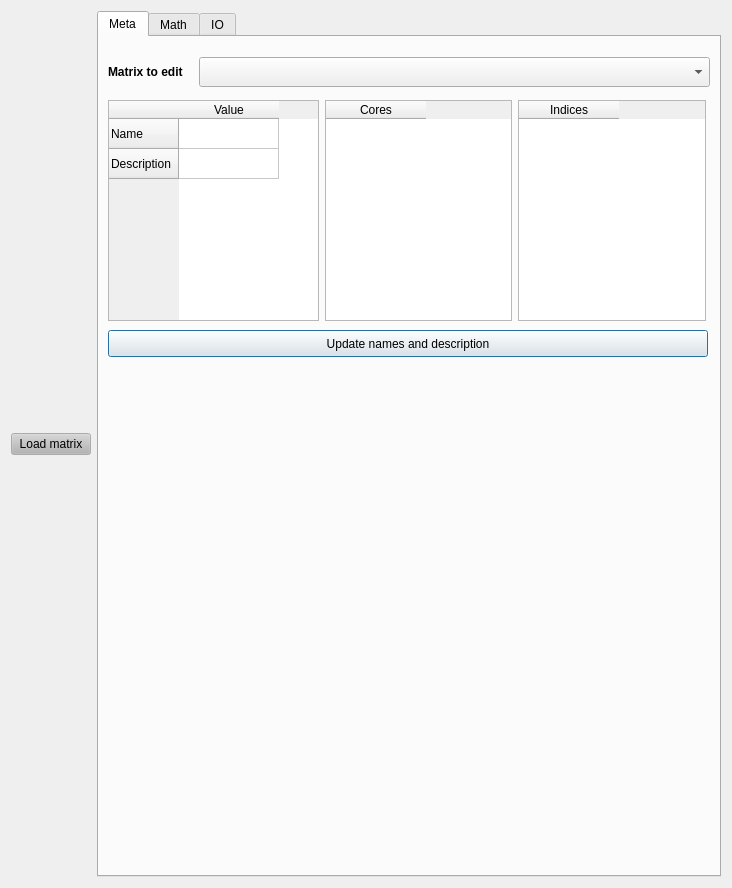
<?xml version="1.0" encoding="UTF-8"?>
<ui version="4.0">
 <class>data_viewer</class>
 <widget class="QDialog" name="data_viewer">
  <property name="windowModality">
   <enum>Qt::NonModal</enum>
  </property>
  <property name="geometry">
   <rect>
    <x>0</x>
    <y>0</y>
    <width>732</width>
    <height>888</height>
   </rect>
  </property>
  <property name="minimumSize">
   <size>
    <width>732</width>
    <height>478</height>
   </size>
  </property>
  <property name="maximumSize">
   <size>
    <width>6000</width>
    <height>3000</height>
   </size>
  </property>
  <property name="font">
   <font>
    <pointsize>9</pointsize>
   </font>
  </property>
  <property name="windowTitle">
   <string>AequilibraE  -  Matrix utilities</string>
  </property>
  <property name="windowIcon">
   <iconset>
    <normaloff>../icon.png</normaloff>../icon.png</iconset>
  </property>
  <property name="modal">
   <bool>false</bool>
  </property>
  <layout class="QGridLayout" name="gridLayout">
   <item row="0" column="1">
    <layout class="QGridLayout" name="gridLayout_2">
     <item row="0" column="0">
      <widget class="QTabWidget" name="matrix_tabs">
       <property name="enabled">
        <bool>true</bool>
       </property>
       <property name="currentIndex">
        <number>0</number>
       </property>
       <widget class="QWidget" name="tab">
        <attribute name="title">
         <string>Meta</string>
        </attribute>
        <widget class="QLabel" name="label_3">
         <property name="geometry">
          <rect>
           <x>9</x>
           <y>26</y>
           <width>91</width>
           <height>17</height>
          </rect>
         </property>
         <property name="font">
          <font>
           <weight>75</weight>
           <bold>true</bold>
          </font>
         </property>
         <property name="text">
          <string>Matrix to edit</string>
         </property>
        </widget>
        <widget class="QTableWidget" name="table_name_description">
         <property name="geometry">
          <rect>
           <x>9</x>
           <y>63</y>
           <width>211</width>
           <height>221</height>
          </rect>
         </property>
         <row>
          <property name="text">
           <string>Name</string>
          </property>
         </row>
         <row>
          <property name="text">
           <string>Description</string>
          </property>
         </row>
         <column>
          <property name="text">
           <string>Value</string>
          </property>
         </column>
        </widget>
        <widget class="QTableWidget" name="table_cores">
         <property name="geometry">
          <rect>
           <x>226</x>
           <y>63</y>
           <width>187</width>
           <height>221</height>
          </rect>
         </property>
         <column>
          <property name="text">
           <string>Cores</string>
          </property>
         </column>
        </widget>
        <widget class="QTableWidget" name="table_indices">
         <property name="geometry">
          <rect>
           <x>419</x>
           <y>63</y>
           <width>188</width>
           <height>221</height>
          </rect>
         </property>
         <column>
          <property name="text">
           <string>Indices</string>
          </property>
         </column>
        </widget>
        <widget class="QComboBox" name="cob_matrix_editable">
         <property name="geometry">
          <rect>
           <x>100</x>
           <y>20</y>
           <width>511</width>
           <height>30</height>
          </rect>
         </property>
         <property name="minimumSize">
          <size>
           <width>211</width>
           <height>30</height>
          </size>
         </property>
         <property name="maximumSize">
          <size>
           <width>2110</width>
           <height>30</height>
          </size>
         </property>
        </widget>
        <widget class="QPushButton" name="but_update_names">
         <property name="geometry">
          <rect>
           <x>9</x>
           <y>293</y>
           <width>600</width>
           <height>27</height>
          </rect>
         </property>
         <property name="text">
          <string>Update names and description</string>
         </property>
        </widget>
        <zorder>label_3</zorder>
        <zorder>table_name_description</zorder>
        <zorder>table_cores</zorder>
        <zorder>table_indices</zorder>
        <zorder>cob_matrix_editable</zorder>
        <zorder>frame</zorder>
        <zorder>but_update_names</zorder>
       </widget>
       <widget class="QWidget" name="tab_5">
        <attribute name="title">
         <string>Math</string>
        </attribute>
        <widget class="QFrame" name="frame_math_simple_1">
         <property name="geometry">
          <rect>
           <x>10</x>
           <y>100</y>
           <width>581</width>
           <height>131</height>
          </rect>
         </property>
         <property name="frameShape">
          <enum>QFrame::WinPanel</enum>
         </property>
         <property name="frameShadow">
          <enum>QFrame::Raised</enum>
         </property>
         <widget class="QGroupBox" name="groupBox">
          <property name="geometry">
           <rect>
            <x>10</x>
            <y>60</y>
            <width>311</width>
            <height>71</height>
           </rect>
          </property>
          <property name="title">
           <string>Fill</string>
          </property>
          <layout class="QHBoxLayout" name="horizontalLayout_3">
           <item>
            <widget class="QRadioButton" name="rdo_fill_diag">
             <property name="text">
              <string>Diagonal</string>
             </property>
             <property name="checked">
              <bool>true</bool>
             </property>
            </widget>
           </item>
           <item>
            <widget class="QRadioButton" name="rdo_fill_all">
             <property name="text">
              <string>All cells</string>
             </property>
             <property name="checked">
              <bool>false</bool>
             </property>
            </widget>
           </item>
           <item>
            <widget class="QRadioButton" name="rdo_fill_selected">
             <property name="enabled">
              <bool>false</bool>
             </property>
             <property name="text">
              <string>Selected cells</string>
             </property>
             <property name="checked">
              <bool>false</bool>
             </property>
            </widget>
           </item>
          </layout>
         </widget>
         <widget class="QGroupBox" name="groupBox_2">
          <property name="geometry">
           <rect>
            <x>10</x>
            <y>10</y>
            <width>561</width>
            <height>51</height>
           </rect>
          </property>
          <property name="title">
           <string>By</string>
          </property>
          <layout class="QHBoxLayout" name="horizontalLayout_4">
           <item>
            <widget class="QRadioButton" name="rdo_fill_fill">
             <property name="text">
              <string>Filling</string>
             </property>
             <property name="checked">
              <bool>true</bool>
             </property>
            </widget>
           </item>
           <item>
            <widget class="QRadioButton" name="rdo_fill_clear">
             <property name="text">
              <string>Clearing</string>
             </property>
             <property name="checked">
              <bool>false</bool>
             </property>
            </widget>
           </item>
           <item>
            <widget class="QRadioButton" name="rdo_fill_add">
             <property name="text">
              <string>Adding</string>
             </property>
             <property name="checked">
              <bool>false</bool>
             </property>
            </widget>
           </item>
           <item>
            <widget class="QRadioButton" name="rdo_fill_subtract">
             <property name="text">
              <string>Subtracting</string>
             </property>
             <property name="checked">
              <bool>false</bool>
             </property>
            </widget>
           </item>
           <item>
            <widget class="QRadioButton" name="rdo_fill_multiply">
             <property name="text">
              <string>Multiplying</string>
             </property>
             <property name="checked">
              <bool>false</bool>
             </property>
            </widget>
           </item>
           <item>
            <widget class="QRadioButton" name="rdo_fill_divide">
             <property name="text">
              <string>Dividing</string>
             </property>
             <property name="checked">
              <bool>false</bool>
             </property>
            </widget>
           </item>
          </layout>
         </widget>
         <widget class="QGroupBox" name="groupBox_4">
          <property name="geometry">
           <rect>
            <x>320</x>
            <y>60</y>
            <width>251</width>
            <height>71</height>
           </rect>
          </property>
          <property name="title">
           <string>With</string>
          </property>
          <layout class="QHBoxLayout" name="horizontalLayout_6">
           <item>
            <widget class="QDoubleSpinBox" name="doubleSpinBox"/>
           </item>
           <item>
            <widget class="QPushButton" name="fill_value">
             <property name="text">
              <string>Fill matrix</string>
             </property>
            </widget>
           </item>
          </layout>
         </widget>
        </widget>
        <widget class="QLabel" name="label_7">
         <property name="geometry">
          <rect>
           <x>9</x>
           <y>15</y>
           <width>71</width>
           <height>17</height>
          </rect>
         </property>
         <property name="font">
          <font>
           <weight>75</weight>
           <bold>true</bold>
          </font>
         </property>
         <property name="text">
          <string>Results on</string>
         </property>
        </widget>
        <widget class="QLabel" name="label_8">
         <property name="geometry">
          <rect>
           <x>330</x>
           <y>15</y>
           <width>71</width>
           <height>17</height>
          </rect>
         </property>
         <property name="font">
          <font>
           <weight>75</weight>
           <bold>true</bold>
          </font>
         </property>
         <property name="text">
          <string>Core</string>
         </property>
        </widget>
        <widget class="QComboBox" name="cob_math_target_matrix">
         <property name="geometry">
          <rect>
           <x>76</x>
           <y>9</y>
           <width>221</width>
           <height>30</height>
          </rect>
         </property>
        </widget>
        <widget class="QComboBox" name="cob_math_target_core">
         <property name="geometry">
          <rect>
           <x>364</x>
           <y>9</y>
           <width>241</width>
           <height>30</height>
          </rect>
         </property>
        </widget>
        <widget class="QFrame" name="frame_math_simple_2">
         <property name="geometry">
          <rect>
           <x>10</x>
           <y>240</y>
           <width>581</width>
           <height>171</height>
          </rect>
         </property>
         <property name="frameShape">
          <enum>QFrame::WinPanel</enum>
         </property>
         <property name="frameShadow">
          <enum>QFrame::Raised</enum>
         </property>
         <widget class="QGroupBox" name="groupBox_5">
          <property name="geometry">
           <rect>
            <x>10</x>
            <y>90</y>
            <width>311</width>
            <height>71</height>
           </rect>
          </property>
          <property name="title">
           <string>Fill</string>
          </property>
          <layout class="QHBoxLayout" name="horizontalLayout_7">
           <item>
            <widget class="QRadioButton" name="rdo_fill_diag_2">
             <property name="text">
              <string>Diagonal</string>
             </property>
             <property name="checked">
              <bool>true</bool>
             </property>
            </widget>
           </item>
           <item>
            <widget class="QRadioButton" name="rdo_fill_all_2">
             <property name="text">
              <string>All cells</string>
             </property>
             <property name="checked">
              <bool>false</bool>
             </property>
            </widget>
           </item>
           <item>
            <widget class="QRadioButton" name="rdo_fill_selected_2">
             <property name="enabled">
              <bool>false</bool>
             </property>
             <property name="text">
              <string>Selected cells</string>
             </property>
             <property name="checked">
              <bool>false</bool>
             </property>
            </widget>
           </item>
          </layout>
         </widget>
         <widget class="QGroupBox" name="groupBox_6">
          <property name="geometry">
           <rect>
            <x>10</x>
            <y>10</y>
            <width>539</width>
            <height>91</height>
           </rect>
          </property>
          <property name="title">
           <string>Operator</string>
          </property>
          <layout class="QGridLayout" name="gridLayout_5">
           <item row="1" column="6">
            <widget class="QRadioButton" name="rdo_fill_cosine">
             <property name="text">
              <string>Cosine</string>
             </property>
             <property name="checked">
              <bool>false</bool>
             </property>
            </widget>
           </item>
           <item row="0" column="6">
            <widget class="QRadioButton" name="rdo_fill_sine">
             <property name="text">
              <string>Sine</string>
             </property>
             <property name="checked">
              <bool>false</bool>
             </property>
            </widget>
           </item>
           <item row="0" column="0">
            <widget class="QRadioButton" name="rdo_fill_sqrt">
             <property name="text">
              <string>Sqroot</string>
             </property>
             <property name="checked">
              <bool>false</bool>
             </property>
            </widget>
           </item>
           <item row="0" column="2">
            <widget class="QRadioButton" name="rdo_fill_expo">
             <property name="text">
              <string>Exponential</string>
             </property>
             <property name="checked">
              <bool>false</bool>
             </property>
            </widget>
           </item>
           <item row="0" column="7">
            <widget class="QRadioButton" name="rdo_fill_tangent">
             <property name="text">
              <string>Tangent</string>
             </property>
             <property name="checked">
              <bool>false</bool>
             </property>
            </widget>
           </item>
           <item row="1" column="2">
            <widget class="QRadioButton" name="rdo_fill_inverse">
             <property name="text">
              <string>Inverse</string>
             </property>
             <property name="checked">
              <bool>false</bool>
             </property>
            </widget>
           </item>
           <item row="1" column="7">
            <widget class="QRadioButton" name="rdo_fill_factorial">
             <property name="text">
              <string>Factorial</string>
             </property>
             <property name="checked">
              <bool>false</bool>
             </property>
            </widget>
           </item>
           <item row="1" column="3">
            <widget class="QRadioButton" name="rdo_fill_inverse_2">
             <property name="text">
              <string>Module</string>
             </property>
             <property name="checked">
              <bool>false</bool>
             </property>
            </widget>
           </item>
           <item row="0" column="3">
            <widget class="QRadioButton" name="rdo_fill_ln">
             <property name="text">
              <string>ln</string>
             </property>
             <property name="checked">
              <bool>false</bool>
             </property>
            </widget>
           </item>
           <item row="1" column="0">
            <widget class="QRadioButton" name="rdo_fill_squared">
             <property name="text">
              <string>Squared</string>
             </property>
             <property name="checked">
              <bool>false</bool>
             </property>
            </widget>
           </item>
          </layout>
         </widget>
         <widget class="QPushButton" name="fill_operation">
          <property name="geometry">
           <rect>
            <x>340</x>
            <y>117</y>
            <width>225</width>
            <height>27</height>
           </rect>
          </property>
          <property name="text">
           <string>Apply operator</string>
          </property>
         </widget>
        </widget>
        <widget class="QGroupBox" name="groupBox_12">
         <property name="geometry">
          <rect>
           <x>190</x>
           <y>50</y>
           <width>271</width>
           <height>41</height>
          </rect>
         </property>
         <property name="title">
          <string/>
         </property>
         <widget class="QRadioButton" name="rdo_advanced_math">
          <property name="geometry">
           <rect>
            <x>130</x>
            <y>10</y>
            <width>131</width>
            <height>16</height>
           </rect>
          </property>
          <property name="text">
           <string>Advanced mode</string>
          </property>
          <property name="checked">
           <bool>false</bool>
          </property>
         </widget>
         <widget class="QRadioButton" name="rdo_basic_math">
          <property name="geometry">
           <rect>
            <x>10</x>
            <y>10</y>
            <width>101</width>
            <height>16</height>
           </rect>
          </property>
          <property name="text">
           <string>Basic mode</string>
          </property>
          <property name="checked">
           <bool>true</bool>
          </property>
         </widget>
        </widget>
        <widget class="QFrame" name="frame_math_advanced">
         <property name="geometry">
          <rect>
           <x>10</x>
           <y>100</y>
           <width>581</width>
           <height>311</height>
          </rect>
         </property>
         <property name="frameShape">
          <enum>QFrame::WinPanel</enum>
         </property>
         <property name="frameShadow">
          <enum>QFrame::Raised</enum>
         </property>
         <widget class="QPushButton" name="fill_advanced_math">
          <property name="geometry">
           <rect>
            <x>310</x>
            <y>250</y>
            <width>225</width>
            <height>27</height>
           </rect>
          </property>
          <property name="text">
           <string>Apply operator</string>
          </property>
         </widget>
         <widget class="QPushButton" name="fill_check_operation">
          <property name="geometry">
           <rect>
            <x>30</x>
            <y>250</y>
            <width>225</width>
            <height>27</height>
           </rect>
          </property>
          <property name="text">
           <string>Validated expression</string>
          </property>
         </widget>
         <widget class="QsciScintilla" name="expression_box">
          <property name="enabled">
           <bool>true</bool>
          </property>
          <property name="geometry">
           <rect>
            <x>20</x>
            <y>10</y>
            <width>311</width>
            <height>161</height>
           </rect>
          </property>
          <property name="toolTip">
           <string/>
          </property>
          <property name="whatsThis">
           <string/>
          </property>
          <zorder>frame_advanced</zorder>
         </widget>
         <widget class="QFrame" name="frame_advanced">
          <property name="geometry">
           <rect>
            <x>350</x>
            <y>20</y>
            <width>210</width>
            <height>221</height>
           </rect>
          </property>
          <property name="frameShape">
           <enum>QFrame::WinPanel</enum>
          </property>
          <property name="frameShadow">
           <enum>QFrame::Raised</enum>
          </property>
          <widget class="QComboBox" name="cob_math_elements">
           <property name="geometry">
            <rect>
             <x>15</x>
             <y>40</y>
             <width>180</width>
             <height>30</height>
            </rect>
           </property>
          </widget>
          <widget class="QLabel" name="label_14">
           <property name="geometry">
            <rect>
             <x>15</x>
             <y>20</y>
             <width>81</width>
             <height>17</height>
            </rect>
           </property>
           <property name="font">
            <font>
             <weight>75</weight>
             <bold>true</bold>
            </font>
           </property>
           <property name="text">
            <string>matrix/cores</string>
           </property>
          </widget>
          <widget class="QLabel" name="label_15">
           <property name="geometry">
            <rect>
             <x>15</x>
             <y>80</y>
             <width>81</width>
             <height>17</height>
            </rect>
           </property>
           <property name="font">
            <font>
             <weight>75</weight>
             <bold>true</bold>
            </font>
           </property>
           <property name="text">
            <string>Operators</string>
           </property>
          </widget>
          <widget class="QComboBox" name="cob_math_operators">
           <property name="geometry">
            <rect>
             <x>15</x>
             <y>100</y>
             <width>181</width>
             <height>30</height>
            </rect>
           </property>
          </widget>
          <widget class="QComboBox" name="cob_math_functions">
           <property name="geometry">
            <rect>
             <x>15</x>
             <y>170</y>
             <width>181</width>
             <height>30</height>
            </rect>
           </property>
          </widget>
          <widget class="QLabel" name="label_16">
           <property name="geometry">
            <rect>
             <x>15</x>
             <y>150</y>
             <width>81</width>
             <height>17</height>
            </rect>
           </property>
           <property name="font">
            <font>
             <weight>75</weight>
             <bold>true</bold>
            </font>
           </property>
           <property name="text">
            <string>Functions</string>
           </property>
          </widget>
          <widget class="QComboBox" name="cob_math_operators_2">
           <property name="geometry">
            <rect>
             <x>15</x>
             <y>100</y>
             <width>180</width>
             <height>30</height>
            </rect>
           </property>
          </widget>
          <widget class="QComboBox" name="cob_math_functions_2">
           <property name="geometry">
            <rect>
             <x>15</x>
             <y>170</y>
             <width>180</width>
             <height>30</height>
            </rect>
           </property>
          </widget>
         </widget>
        </widget>
       </widget>
       <widget class="QWidget" name="tab_2">
        <attribute name="title">
         <string>IO</string>
        </attribute>
        <layout class="QGridLayout" name="gridLayout_3">
         <item row="0" column="0">
          <layout class="QVBoxLayout" name="verticalLayout">
           <item>
            <widget class="QLabel" name="label">
             <property name="minimumSize">
              <size>
               <width>256</width>
               <height>20</height>
              </size>
             </property>
             <property name="maximumSize">
              <size>
               <width>256</width>
               <height>20</height>
              </size>
             </property>
             <property name="font">
              <font>
               <pointsize>10</pointsize>
               <weight>75</weight>
               <italic>true</italic>
               <bold>true</bold>
              </font>
             </property>
             <property name="text">
              <string>Matrix to export</string>
             </property>
             <property name="alignment">
              <set>Qt::AlignCenter</set>
             </property>
            </widget>
           </item>
           <item>
            <widget class="QComboBox" name="cob_export">
             <property name="sizePolicy">
              <sizepolicy hsizetype="Fixed" vsizetype="Fixed">
               <horstretch>0</horstretch>
               <verstretch>0</verstretch>
              </sizepolicy>
             </property>
             <property name="minimumSize">
              <size>
               <width>256</width>
               <height>30</height>
              </size>
             </property>
             <property name="maximumSize">
              <size>
               <width>256</width>
               <height>30</height>
              </size>
             </property>
            </widget>
           </item>
           <item>
            <spacer name="verticalSpacer">
             <property name="orientation">
              <enum>Qt::Vertical</enum>
             </property>
             <property name="sizeType">
              <enum>QSizePolicy::Fixed</enum>
             </property>
             <property name="sizeHint" stdset="0">
              <size>
               <width>20</width>
               <height>10</height>
              </size>
             </property>
            </spacer>
           </item>
           <item>
            <widget class="QLabel" name="label_2">
             <property name="minimumSize">
              <size>
               <width>256</width>
               <height>20</height>
              </size>
             </property>
             <property name="maximumSize">
              <size>
               <width>256</width>
               <height>20</height>
              </size>
             </property>
             <property name="font">
              <font>
               <pointsize>10</pointsize>
               <weight>75</weight>
               <italic>true</italic>
               <bold>true</bold>
              </font>
             </property>
             <property name="text">
              <string>Cores to export</string>
             </property>
             <property name="alignment">
              <set>Qt::AlignCenter</set>
             </property>
            </widget>
           </item>
           <item>
            <widget class="QTableWidget" name="table_export">
             <property name="sizePolicy">
              <sizepolicy hsizetype="Fixed" vsizetype="Expanding">
               <horstretch>0</horstretch>
               <verstretch>0</verstretch>
              </sizepolicy>
             </property>
             <property name="maximumSize">
              <size>
               <width>256</width>
               <height>16777215</height>
              </size>
             </property>
            </widget>
           </item>
           <item>
            <widget class="QPushButton" name="but_export">
             <property name="minimumSize">
              <size>
               <width>256</width>
               <height>30</height>
              </size>
             </property>
             <property name="maximumSize">
              <size>
               <width>256</width>
               <height>30</height>
              </size>
             </property>
             <property name="palette">
              <palette>
               <active>
                <colorrole role="Button">
                 <brush brushstyle="SolidPattern">
                  <color alpha="255">
                   <red>180</red>
                   <green>180</green>
                   <blue>180</blue>
                  </color>
                 </brush>
                </colorrole>
               </active>
               <inactive>
                <colorrole role="Button">
                 <brush brushstyle="SolidPattern">
                  <color alpha="255">
                   <red>180</red>
                   <green>180</green>
                   <blue>180</blue>
                  </color>
                 </brush>
                </colorrole>
               </inactive>
               <disabled>
                <colorrole role="Button">
                 <brush brushstyle="SolidPattern">
                  <color alpha="255">
                   <red>180</red>
                   <green>180</green>
                   <blue>180</blue>
                  </color>
                 </brush>
                </colorrole>
               </disabled>
              </palette>
             </property>
             <property name="text">
              <string>Export</string>
             </property>
            </widget>
           </item>
          </layout>
         </item>
         <item row="0" column="1">
          <layout class="QHBoxLayout" name="horizontalLayout"/>
         </item>
        </layout>
       </widget>
      </widget>
     </item>
    </layout>
   </item>
   <item row="0" column="0">
    <widget class="QPushButton" name="but_load">
     <property name="palette">
      <palette>
       <active>
        <colorrole role="Button">
         <brush brushstyle="SolidPattern">
          <color alpha="255">
           <red>180</red>
           <green>180</green>
           <blue>180</blue>
          </color>
         </brush>
        </colorrole>
       </active>
       <inactive>
        <colorrole role="Button">
         <brush brushstyle="SolidPattern">
          <color alpha="255">
           <red>180</red>
           <green>180</green>
           <blue>180</blue>
          </color>
         </brush>
        </colorrole>
       </inactive>
       <disabled>
        <colorrole role="Button">
         <brush brushstyle="SolidPattern">
          <color alpha="255">
           <red>180</red>
           <green>180</green>
           <blue>180</blue>
          </color>
         </brush>
        </colorrole>
       </disabled>
      </palette>
     </property>
     <property name="layoutDirection">
      <enum>Qt::LeftToRight</enum>
     </property>
     <property name="text">
      <string>Load matrix</string>
     </property>
    </widget>
   </item>
  </layout>
 </widget>
 <customwidgets>
  <customwidget>
   <class>QsciScintilla</class>
   <extends>QFrame</extends>
   <header>Qsci/qsciscintilla.h</header>
   <container>1</container>
  </customwidget>
 </customwidgets>
 <resources/>
 <connections/>
</ui>
